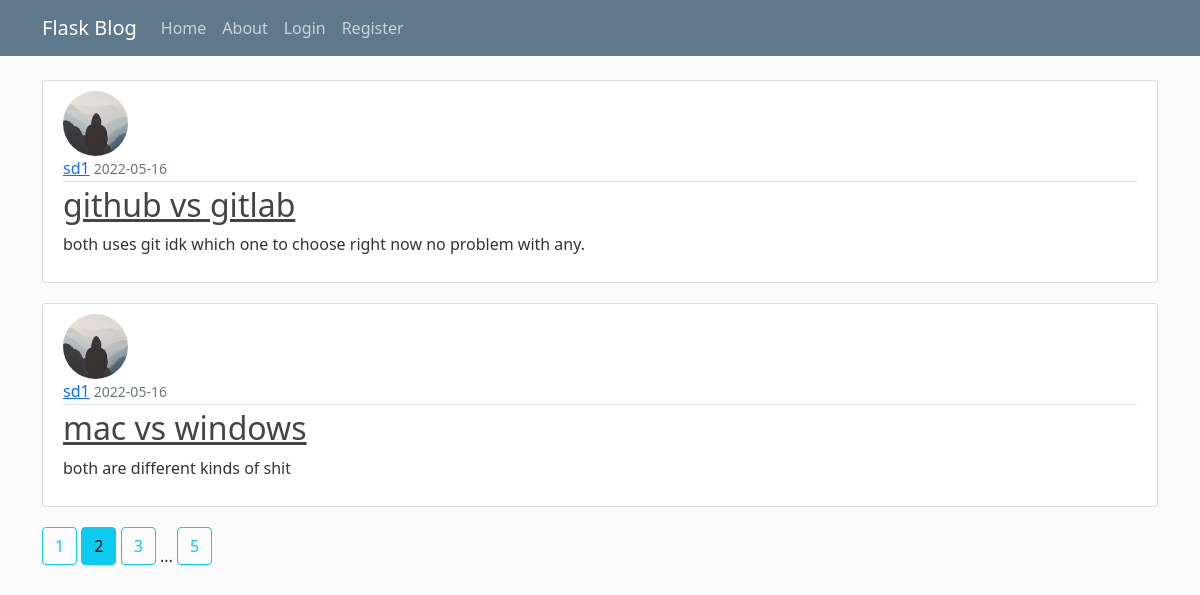
Screenshot of /?page=2 with the database file from the repository.
### flaskblog/models.py (models this page shows, shortened)
class Post(db.Model):
    id = db.Column(db.Integer,primary_key=True)
    title = db.Column(db.String(25),nullable=False)
    date_posted = db.Column(db.DateTime,nullable=False,default=datetime.utcnow)
    content = db.Column(db.Text,nullable=False)
    user_id = db.Column(db.Integer,db.ForeignKey('user.id'),nullable=False)

class User(db.Model,UserMixin):
    id = db.Column(db.Integer,primary_key=True)
    username = db.Column(db.String(25),unique=True,nullable=False)
    email = db.Column(db.String(100),unique=True,nullable=False)
    image_file = db.Column(db.String(60),nullable=False,default='default.jpg')
    password = db.Column(db.String(60),nullable=False)
    posts = db.relationship('Post',backref='author',lazy=True)

### flaskblog/routes.py (the view)
@app.route('/')
def home():
    page = request.args.get('page',1,type=int)
    posts = Post.query.order_by(Post.date_posted.desc()).paginate(page=page,per_page=2)
    return render_template('home.html',posts=posts)

### flaskblog/templates/home.html (shortened to what this page needs)
{% extends "layout.html" %}
{% block content %}
{% for post in posts.items %}
<article class="media content-section">
  <img class="rounded-circle article-img" src="{{ url_for('static',filename='images/'+ post.author.image_file) }}">
  <div class="media-body">
    <div class="article-metadata">
      <a class="mr-2" href="{{ url_for('user_post',username=post.author.username) }}">{{ post.author.username }}</a>
      <small class="text-muted">{{ post.date_posted.strftime('%Y-%m-%d') }}</small>
    </div>
    <h2><a class="article-title" href="{{ url_for('post',post_id=post.id) }}">{{ post.title }}</a></h2>
    <p class="article-content">{{ post.content }}</p>
  </div>
</article>
{% endfor %}
{% for page_num in posts.iter_pages(left_edge=1,right_edge=1,left_current=1,right_current=2) %}
  {% if page_num %}
    {% if posts.page == page_num %}
      <a class="btn btn-info mb-4" href="{{ url_for('home',page=page_num) }}">{{page_num}}</a>
    {% else %}
      <a class="btn btn-outline-info mb-4" href="{{ url_for('home',page=page_num) }}">{{page_num}}</a>
    {% endif %}
  {% else %}
    ...
  {% endif %}
{% endfor %}
{% endblock content %}

### flaskblog/static/main.css (style rules this page uses)
body { background: #fafafa; color: #333333; margin-top: 5rem; }
h1, h2, h3, h4, h5, h6 { color: #444444; }
.content-section { background: #ffffff; padding: 10px 20px; border: 1px solid #dddddd; border-radius: 3px; margin-bottom: 20px; }
.article-title { color: #444444; }
.article-content { white-space: pre-line; }
.article-img { height: 65px; width: 65px; margin-right: 16px; }
.article-metadata { padding-bottom: 1px; margin-bottom: 4px; border-bottom: 1px solid #e3e3e3 }

### rows the page displays
Post: image_file (picture), author.username "sd1", date_posted "2022-05-16", title "github vs gitlab", content "both uses git idk which one to choose right now no problem with any."
Post: image_file (picture), author.username "sd1", date_posted "2022-05-16", title "mac vs windows", content "both are different kinds of shit"

### other values shown
{{ page_num }} "1" "3" "5"
{{ page_num }} "2"
